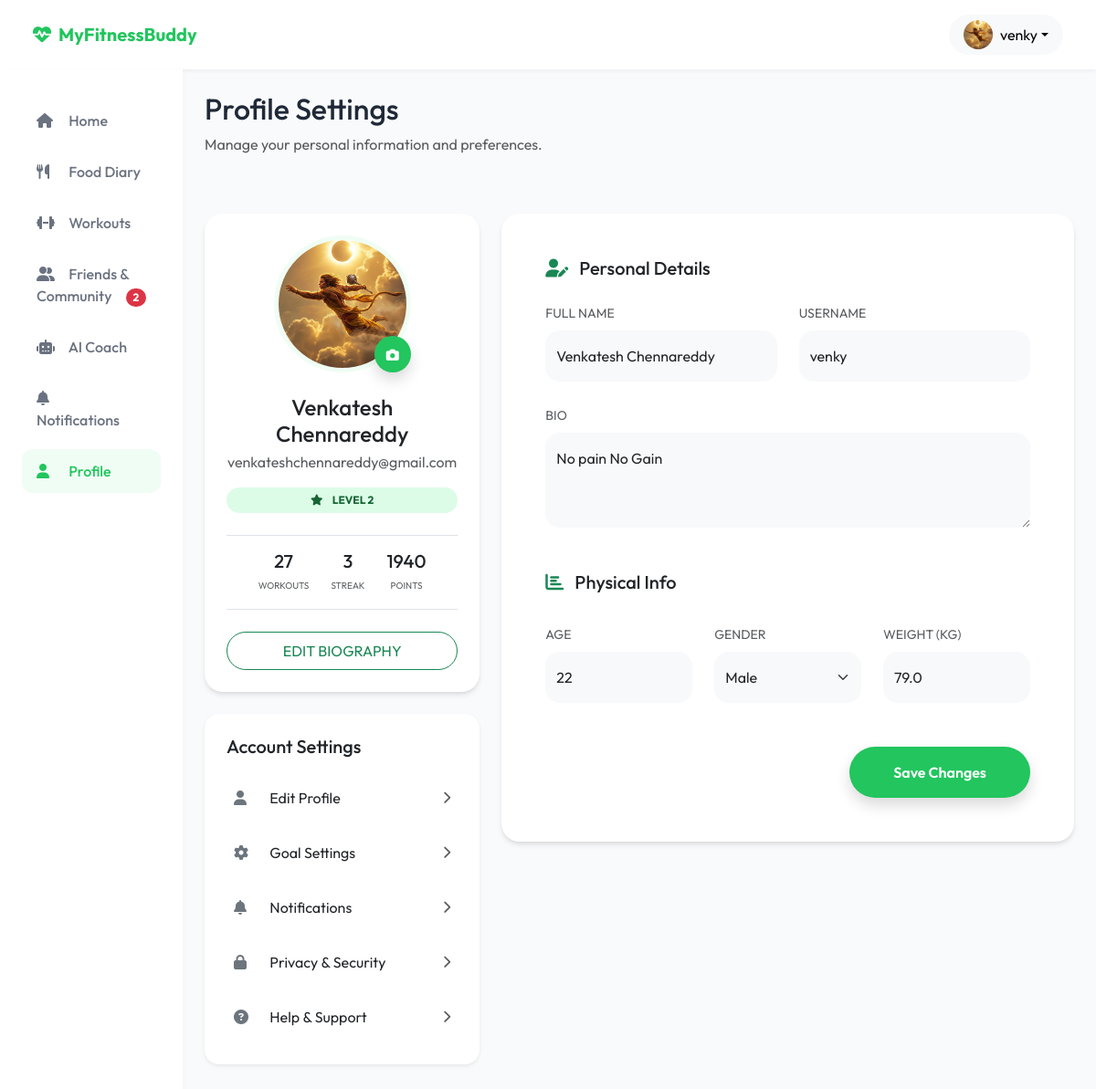
Before: /profile/ (signed in) with the older database file.
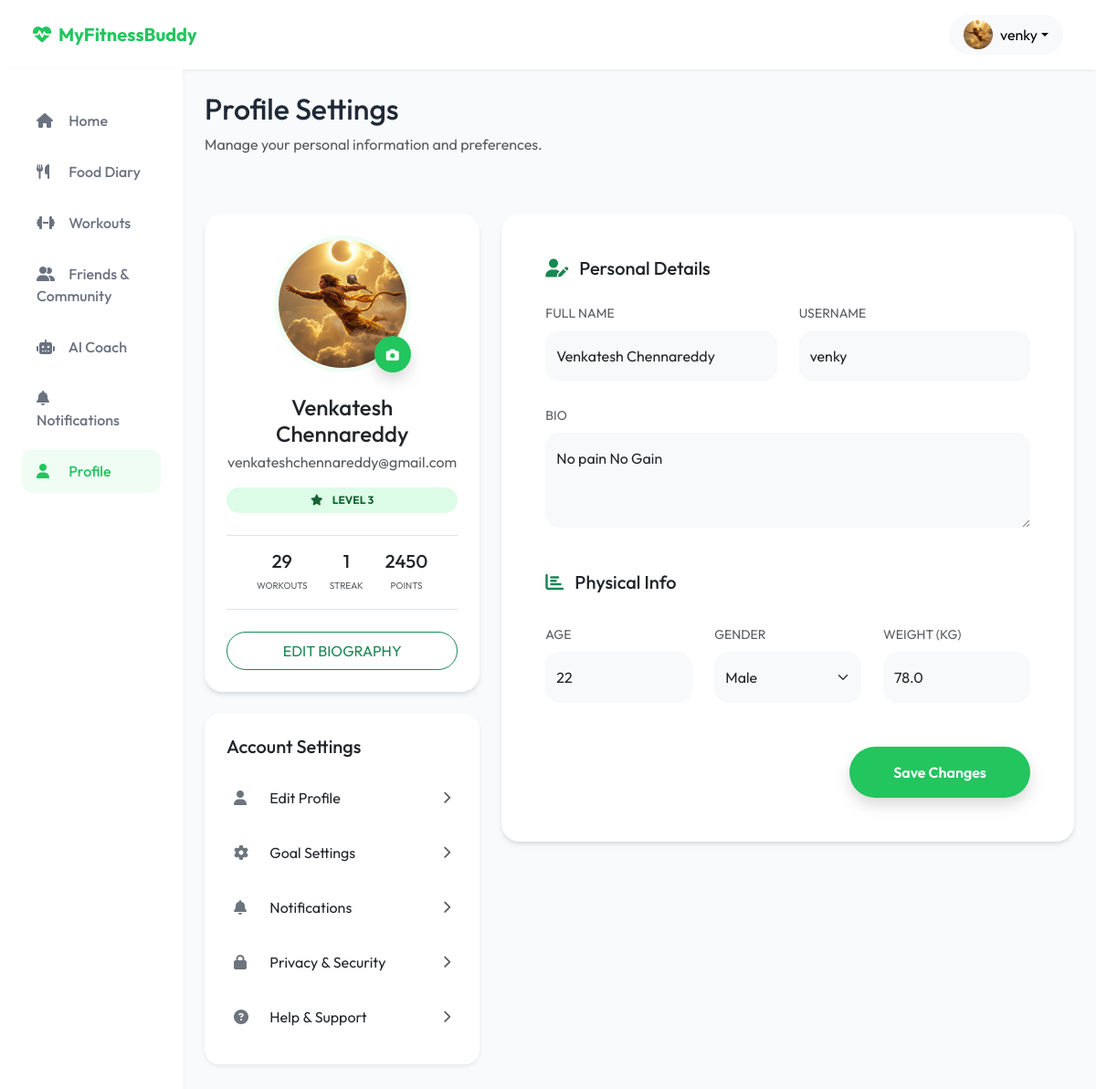
After: the same page with the newer database file.
### users/models.py (models this page shows, shortened)
class User(AbstractUser):
    phone_number = models.CharField(max_length=15, unique=True, null=True, blank=True)
    email = models.EmailField(unique=True)
    gender = models.CharField(max_length=10, null=True, blank=True)
    age = models.IntegerField(null=True, blank=True)
    country = models.CharField(max_length=100, null=True, blank=True)
    height_feet = models.IntegerField(null=True, blank=True)
    height_inches = models.IntegerField(null=True, blank=True)
    height_cm = models.FloatField(null=True, blank=True)
    current_weight = models.FloatField(null=True, blank=True)
    goal_weight = models.FloatField(null=True, blank=True)
    weight_kg = models.FloatField(null=True, blank=True)
    activity_level = models.CharField(max_length=50, null=True, blank=True)
    goals_completed = models.BooleanField(default=False)
    USERNAME_FIELD = 'email'
    REQUIRED_FIELDS = ['username']

class UserProfile(models.Model):
    user = models.OneToOneField(User, on_delete=models.CASCADE, related_name='profile')
    full_name = models.CharField(max_length=255, null=True, blank=True)
    bio = models.TextField(null=True, blank=True)
    profile_photo = models.ImageField(upload_to='profiles/', null=True, blank=True)
    fitness_level = models.CharField(max_length=50, null=True, blank=True)
    meal_planning_freq = models.CharField(max_length=50, null=True, blank=True)
    weekly_meal_plans = models.CharField(max_length=50, null=True, blank=True)
    weekly_goal = models.CharField(max_length=100, null=True, blank=True)
    streak = models.IntegerField(default=0)
    longest_streak = models.IntegerField(default=0)
    level = models.IntegerField(default=1)
    workouts_completed = models.IntegerField(default=0)
    xp = models.IntegerField(default=0)
    goals = models.ManyToManyField(Goal, blank=True)
    barriers = models.ManyToManyField(Barrier, blank=True)
    habits = models.ManyToManyField(Habit, blank=True)

### web/views.py (the view, shortened to what this page needs)
# urls.py: path('profile/', views.profile_view, name='profile'),
@login_required(login_url='login')
def profile_view(request):
    profile, created = UserProfile.objects.get_or_create(user=request.user)
    return render(request, 'web/profile.html', {'profile': profile})

### web/context_processors.py (called while the page is built)
def social_context(request):
    if request.user.is_authenticated:
        pending_count = FriendRequest.objects.filter(receiver=request.user, status='pending').count()
        return {
            'pending_friend_requests_count': pending_count
        }
    return {
        'pending_friend_requests_count': 0
    }

### templates/web/profile.html (shortened to what this page needs)
{% extends 'web/base.html' %}
{% block content %}
<div class="row mb-5">
    <div class="col-md-12">
        <h1 class="h2 font-weight-bold">Profile Settings</h1>
        <p class="text-muted">Manage your personal information and preferences.</p>
    </div>
</div>
<div class="row">
    <div class="col-lg-4 mb-4">
        <div class="card p-4 text-center">
            <div class="position-relative d-inline-block mx-auto mb-4">
                <img src="{% if profile.profile_photo %}{{ profile.profile_photo.url }}{% else %}https://ui-avatars.com/api/?name={{ user.username }}&background=22C55E&color=fff&size=128{% endif %}"
                     class="rounded-circle" style="width: 150px; height: 150px; object-fit: cover; border: 5px solid #F0FDF4;">
                <button class="btn btn-primary rounded-circle position-absolute bottom-0 end-0 p-2 shadow" style="width: 40px; height: 40px;">
                    <i class="fas fa-camera fa-sm"></i>
                </button>
            </div>
            <h4 class="font-weight-bold mb-1">{{ profile.full_name|default:user.username }}</h4>
            <p class="text-muted">{{ user.email }}</p>
            <span class="badge bg-green-soft px-3 py-2 rounded-pill mb-4"><i class="fas fa-star me-2"></i> LEVEL {{ profile.level }}</span>
            <div class="d-flex justify-content-center gap-4 py-3 border-top border-bottom mb-4">
                <div class="text-center">
                    <h5 class="mb-0 font-weight-bold">{{ profile.workouts_completed }}</h5>
                    <small class="text-muted text-uppercase" style="font-size: 10px;">WORKOUTS</small>
                </div>
                <div class="text-center">
                    <h5 class="mb-0 font-weight-bold">{{ profile.streak }}</h5>
                    <small class="text-muted text-uppercase" style="font-size: 10px;">STREAK</small>
                </div>
                <div class="text-center">
                    <h5 class="mb-0 font-weight-bold">{{ profile.xp }}</h5>
                    <small class="text-muted text-uppercase" style="font-size: 10px;">POINTS</small>
                </div>
            </div>
            <button class="btn btn-outline-success w-100 rounded-pill py-2 font-weight-bold">
                EDIT BIOGRAPHY
            </button>
        </div>
        <div class="card p-4 mt-4 border-0 shadow-sm rounded-4">
            <h5 class="font-weight-bold mb-3">Account Settings</h5>
            <div class="list-group list-group-flush">
                <a href="#" class="list-group-item list-group-item-action border-0 d-flex justify-content-between align-items-center py-3 px-2 rounded-3 mb-1">
                    <div><i class="fas fa-user text-secondary me-3" style="width: 20px;"></i> <span class="text-dark font-weight-bold">Edit Profile</span></div>
                    <i class="fas fa-chevron-right text-muted small"></i>
                </a>
                <a href="{% url 'goal_settings' %}" class="list-group-item list-group-item-action border-0 d-flex justify-content-between align-items-center py-3 px-2 rounded-3 mb-1">
                    <div><i class="fas fa-cog text-secondary me-3" style="width: 20px;"></i> <span class="text-dark font-weight-bold">Goal Settings</span></div>
                    <i class="fas fa-chevron-right text-muted small"></i>
                </a>
                <a href="{% url 'notifications' %}" class="list-group-item list-group-item-action border-0 d-flex justify-content-between align-items-center py-3 px-2 rounded-3 mb-1">
                    <div><i class="fas fa-bell text-secondary me-3" style="width: 20px;"></i> <span class="text-dark font-weight-bold">Notifications</span></div>
                    <i class="fas fa-chevron-right text-muted small"></i>
                </a>
                <a href="{% url 'privacy_security' %}" class="list-group-item list-group-item-action border-0 d-flex justify-content-between align-items-center py-3 px-2 rounded-3 mb-1">
                    <div><i class="fas fa-lock text-secondary me-3" style="width: 20px;"></i> <span class="text-dark font-weight-bold">Privacy & Security</span></div>
                    <i class="fas fa-chevron-right text-muted small"></i>
                </a>
                <a href="{% url 'help_support' %}" class="list-group-item list-group-item-action border-0 d-flex justify-content-between align-items-center py-3 px-2 rounded-3">
                    <div><i class="fas fa-question-circle text-secondary me-3" style="width: 20px;"></i> <span class="text-dark font-weight-bold">Help & Support</span></div>
                    <i class="fas fa-chevron-right text-muted small"></i>
                </a>
            </div>
        </div>
    </div>
    <div class="col-lg-8">
        <div class="card p-5 border-0">
            <h5 class="font-weight-bold mb-4"><i class="fas fa-user-edit me-2 text-success"></i> Personal Details</h5>
            <form method="POST">
                <div class="row g-4">
                    <div class="col-md-6">
                        <label class="form-label font-weight-bold text-muted small">FULL NAME</label>
                        <input type="text" name="full_name" class="form-control bg-light border-0 py-3 rounded-4" value="{{ profile.full_name|default:'' }}" placeholder="Not set">
                    </div>
                    <div class="col-md-6">
                        <label class="form-label font-weight-bold text-muted small">USERNAME</label>
                        <input type="text" class="form-control bg-light border-0 py-3 rounded-4" value="{{ user.username }}" readonly disabled>
                    </div>
                    <div class="col-md-12">
                        <label class="form-label font-weight-bold text-muted small">BIO</label>
                        <textarea name="bio" class="form-control bg-light border-0 py-3 rounded-4" rows="3" placeholder="Tell us about yourself">{{ profile.bio|default:'' }}</textarea>
                    </div>
                    <h5 class="font-weight-bold mt-5 mb-2"><i class="fas fa-chart-bar me-2 text-success"></i> Physical Info</h5>
                    <div class="col-md-4">
                        <label class="form-label font-weight-bold text-muted small">AGE</label>
                        <input type="number" name="age" class="form-control bg-light border-0 py-3 rounded-4" value="{{ user.age|default:'' }}" placeholder="Years">
                    </div>
                    <div class="col-md-4">
                        <label class="form-label font-weight-bold text-muted small">GENDER</label>
                        <select name="gender" class="form-select bg-light border-0 py-3 rounded-4">
                            <option value="male" {% if user.gender == 'male' %}selected{% endif %}>Male</option>
                        </select>
                    </div>
                    <div class="col-md-4">
                        <label class="form-label font-weight-bold text-muted small">WEIGHT (KG)</label>
                        <input type="number" step="0.1" name="current_weight" class="form-control bg-light border-0 py-3 rounded-4" value="{{ user.current_weight|default:'' }}" placeholder="kg">
                    </div>
                </div>
                <div class="mt-5 text-end">
                    <button type="submit" class="btn btn-primary rounded-pill px-5 py-3 shadow">
                        Save Changes
                    </button>
                </div>
            </form>
        </div>
    </div>
</div>
{% endblock %}

### templates/web/base.html (shortened to what this page needs)
<!DOCTYPE html>
<html lang="en">
<head>
    <link href="https://cdn.jsdelivr.net/npm/bootstrap@5.3.0/dist/css/bootstrap.min.css" rel="stylesheet">
    <link rel="stylesheet" href="https://cdnjs.cloudflare.com/ajax/libs/font-awesome/6.4.0/css/all.min.css">
</head>
<body>
    {% if not hide_nav %}
    <nav class="navbar navbar-expand-lg navbar-light">
        <div class="container-fluid">
            <a class="navbar-brand d-flex align-items-center" href="/">
                <i class="fas fa-heartbeat me-2"></i> MyFitnessBuddy
            </a>
            <div class="ms-auto d-flex align-items-center">
                {% if user.is_authenticated %}
                <div class="dropdown">
                    <button class="btn btn-light dropdown-toggle d-flex align-items-center" type="button" id="userMenu" data-bs-toggle="dropdown" aria-expanded="false" style="border-radius: 50px; padding: 5px 15px;">
                        <img src="{% if user.profile.profile_photo %}{{ user.profile.profile_photo.url }}{% else %}https://ui-avatars.com/api/?name={{ user.username }}&background=22C55E&color=fff{% endif %}" alt="Profile" class="rounded-circle me-2" style="width: 32px; height: 32px; object-fit: cover;">
                        <span class="d-none d-md-inline">{{ user.username }}</span>
                    </button>
                </div>
                {% else %}
                <a href="{% url 'login' %}" class="btn btn-outline-success me-2 rounded-pill px-4">Login</a>
                <a href="{% url 'signup' %}" class="btn btn-primary rounded-pill px-4">Signup</a>
                {% endif %}
            </div>
        </div>
    </nav>
    {% endif %}
    <div class="container-fluid">
        <div class="row">
            {% if user.is_authenticated and not hide_nav %}
            <div class="col-lg-2 sidebar">
                <div class="nav flex-column">
                    <a class="nav-link {% if request.resolver_match.url_name == 'dashboard' %}active{% endif %}" href="{% url 'dashboard' %}">
                        <i class="fas fa-home"></i> Home
                    </a>
                    <a class="nav-link {% if request.resolver_match.url_name == 'food' %}active{% endif %}" href="{% url 'food' %}">
                        <i class="fas fa-utensils"></i> Food Diary
                    </a>
                    <a class="nav-link {% if request.resolver_match.url_name == 'workout' %}active{% endif %}" href="{% url 'workout' %}">
                        <i class="fas fa-dumbbell"></i> Workouts
                    </a>
                    <a class="nav-link {% if request.resolver_match.url_name == 'friends' %}active{% endif %}" href="{% url 'friends' %}">
                        <i class="fas fa-user-friends"></i> Friends & Community
                        {% if pending_friend_requests_count > 0 %}
                            <span class="badge bg-danger rounded-pill float-end small mt-1">{{ pending_friend_requests_count }}</span>
                        {% endif %}
                    </a>
                    <a class="nav-link {% if request.resolver_match.url_name == 'ai_coach' %}active{% endif %}" href="{% url 'ai_coach' %}">
                        <i class="fas fa-robot"></i> AI Coach
                    </a>
                    <a class="nav-link {% if request.resolver_match.url_name == 'notifications' %}active{% endif %}" href="{% url 'notifications' %}">
                        <i class="fas fa-bell"></i> Notifications
                    </a>
                    <a class="nav-link {% if request.resolver_match.url_name == 'profile' %}active{% endif %}" href="{% url 'profile' %}">
                        <i class="fas fa-user"></i> Profile
                    </a>
                </div>
            </div>
            {% endif %}
            <main class="{% if user.is_authenticated and not hide_nav %}col-lg-10{% else %}col-12{% endif %} p-4">
                {% block content %}{% endblock %}
            </main>
        </div>
    </div>
</body>
</html>

### templates/web/base.html (style rules this page uses)
:root { --primary-green: #22C55E; --dark-gray: #1F2937; --light-bg: #F9FAFB; --card-shadow: 0 4px 6px -1px rgba(0, 0, 0, 0.1), 0 2px 4px -1px rgba(0, 0, 0, 0.06); }
body { font-family: 'Outfit', sans-serif; background-color: var(--light-bg); color: var(--dark-gray); }
.navbar { background-color: white; box-shadow: 0 2px 4px rgba(0,0,0,0.05); padding: 1rem 1.5rem; }
.navbar-brand { font-weight: 700; color: var(--primary-green); }
.sidebar { background-color: white; min-height: calc(100vh - 72px); padding: 2rem 1.5rem; position: sticky; top: 72px; box-shadow: 2px 0 4px rgba(0,0,0,0.02); }
.nav-link { color: #6B7280; padding: 0.75rem 1rem; border-radius: 12px; margin-bottom: 0.5rem; transition: all 0.2s ease; font-weight: 500; }
.nav-link:hover, .nav-link.active { background-color: #F0FDF4; color: var(--primary-green); }
.nav-link i { margin-right: 12px; width: 20px; }
.card { border: none; border-radius: 20px; box-shadow: var(--card-shadow); margin-bottom: 1.5rem; }
.btn-primary { background-color: var(--primary-green); border: none; padding: 0.6rem 1.5rem; border-radius: 12px; font-weight: 600; }
.bg-green-soft { background-color: #DCFCE7; color: #166534; }

Changed rows visible on the page:
changed User "venky": current_weight "79.0" → "78.0"
changed UserProfile "Venkatesh Chennareddy": level "2" → "3"; workouts_completed "27" → "29"; streak "3" → "1"; xp "1940" → "2450"
Other visible differences:
{{ pending_friend_requests_count }}: "2" → (not shown)
